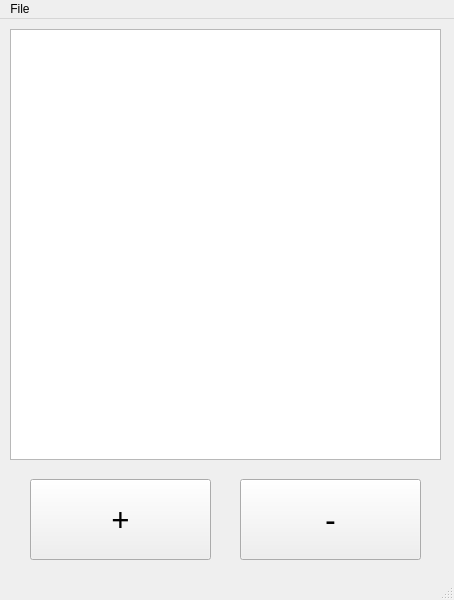
<?xml version="1.0" encoding="UTF-8"?>
<ui version="4.0">
 <class>MainWindow</class>
 <widget class="QMainWindow" name="MainWindow">
  <property name="geometry">
   <rect>
    <x>0</x>
    <y>0</y>
    <width>454</width>
    <height>600</height>
   </rect>
  </property>
  <property name="windowTitle">
   <string>MainWindow</string>
  </property>
  <widget class="QWidget" name="centralwidget">
   <widget class="QWidget" name="verticalLayoutWidget">
    <property name="geometry">
     <rect>
      <x>10</x>
      <y>10</y>
      <width>431</width>
      <height>431</height>
     </rect>
    </property>
    <layout class="QVBoxLayout" name="verticalLayout">
     <item>
      <widget class="QListWidget" name="tasks_list"/>
     </item>
    </layout>
   </widget>
   <widget class="QPushButton" name="add_task">
    <property name="geometry">
     <rect>
      <x>30</x>
      <y>460</y>
      <width>181</width>
      <height>81</height>
     </rect>
    </property>
    <property name="font">
     <font>
      <family>Yu Gothic</family>
      <pointsize>24</pointsize>
     </font>
    </property>
    <property name="text">
     <string>+</string>
    </property>
   </widget>
   <widget class="QPushButton" name="remove_task">
    <property name="geometry">
     <rect>
      <x>240</x>
      <y>460</y>
      <width>181</width>
      <height>81</height>
     </rect>
    </property>
    <property name="font">
     <font>
      <family>Yu Gothic</family>
      <pointsize>24</pointsize>
     </font>
    </property>
    <property name="text">
     <string>-</string>
    </property>
   </widget>
  </widget>
  <widget class="QMenuBar" name="menubar">
   <property name="geometry">
    <rect>
     <x>0</x>
     <y>0</y>
     <width>454</width>
     <height>21</height>
    </rect>
   </property>
   <widget class="QMenu" name="menuFile">
    <property name="title">
     <string>File</string>
    </property>
    <addaction name="actionOpen"/>
    <addaction name="actionSave"/>
   </widget>
   <addaction name="menuFile"/>
  </widget>
  <widget class="QStatusBar" name="statusbar"/>
  <action name="actionOpen">
   <property name="text">
    <string>Load</string>
   </property>
  </action>
  <action name="actionSave">
   <property name="text">
    <string>Save</string>
   </property>
  </action>
 </widget>
 <resources/>
 <connections/>
</ui>
